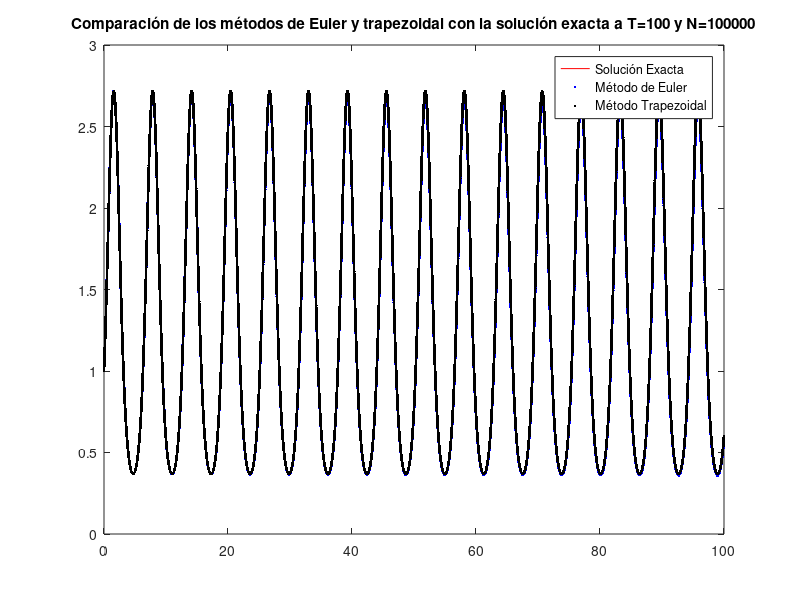

The MATLAB script that drew this image:
%Tarea 5

N=100000; %Puntos de la malla a graficar
T=100; %Tiempo final dado
k=T/N; %Tamaño de paso dado

%Se definen las condiciones iniciales:
u=zeros(N+1,1); %Aproximación de primer orden (Euler)
u_t=zeros(N+1,1); %Aproximación de segundo orden (trapezoidal)
u_e=zeros(N+1,1); %Solución exacta
t=zeros(N+1,1); %Tiempo que va corriendo

u(1,1)=1;
u_t(1,1)=1;
u_e(1,1)=1;

%Se define el algoritmo con la solución exacta y los metodos númericos Euler y
%Trapezoidal:
for n=1:N
    tn=(n-1)*k;
    t(n+1,1)=tn+k;
    u(n+1,1)=u(n,1)+k*cos(tn)*u(n,1);
    u_t(n+1,1)=[(1+k/2*cos(tn))/(1-k/2*cos(tn+k))]*u_t(n,1);
    u_e(n+1,1)=exp(sin(tn+k));
end

plot(t,u_e,'r -',t,u,'b .',t,u_t,'black .')
legend('Solución Exacta','Método de Euler','Método Trapezoidal')
title('Comparación de los métodos de Euler y trapezoidal con la solución exacta a T=100 y N=100000')